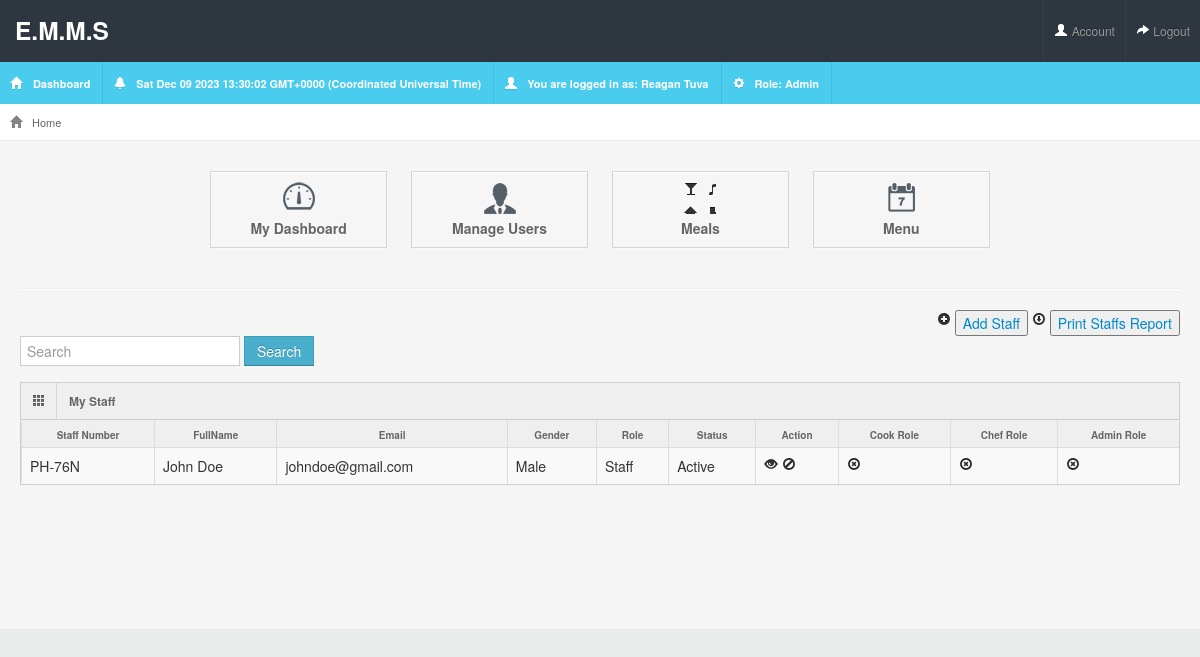
/staffs/ (signed in), run on the app's committed database.
### accounts/models.py (models this page shows, shortened)
class Account(AbstractBaseUser):
    first_name = models.CharField(max_length=50)
    last_name = models.CharField(max_length=50)
    username = models.CharField(max_length=50, unique=True)
    staff_number = models.CharField(max_length=50, unique=True)
    email = models.EmailField(max_length=100, unique=True)
    phone_number = models.CharField(max_length=50, unique=True)
    date_joined = models.DateTimeField(auto_now_add=True)
    last_login = models.DateTimeField(auto_now_add=True)
    is_active = models.BooleanField(default=True)
    is_staff = models.BooleanField(default=True)
    is_cook = models.BooleanField(default=False)
    is_chef = models.BooleanField(default=False)
    is_admin = models.BooleanField(default=False)
    is_superadmin = models.BooleanField(default=False)
    USERNAME_FIELD = 'staff_number'
    REQUIRED_FIELDS = ['username', 'email', 'first_name', 'last_name', 'phone_number']
    objects = MyAccountManager()
    class Meta:
        ordering = ['-id']

class UserProfile(models.Model):
    user = models.OneToOneField(Account, on_delete=models.CASCADE)
    first_name = models.CharField(max_length=200, null=True, blank=True)
    last_name = models.CharField(max_length=200, null=True, blank=True)
    email = models.EmailField(max_length=500, null=True, blank=True)
    username = models.CharField(max_length=200, null=True, blank=True)
    staff_number = models.CharField(max_length=200, null=True, blank=True)
    phone_number = models.CharField(max_length=200, null=True, blank=True)
    gender = models.CharField(blank=True, max_length=20)
    profile_picture = models.ImageField(blank=True, upload_to='userprofile', default="userprofile/default.png")
    city = models.CharField(blank=True, max_length=20)
    country = models.CharField(blank=True, max_length=20)
    id = models.UUIDField(default=uuid.uuid4, unique=True, primary_key=True, editable=False)

### accounts/views.py (the view)
# urls.py: path('staffs/', views.staffs, name="staffs"),
@login_required(login_url= 'login')
def staffs(request):
    user = request.user
    if  user.is_admin == True:
        staff, search_query = searchStaff(request)
        custom_range, staff = paginateStaff(request, staff, 10)
        context = {
            'staff':staff,
            'search_query': search_query,
            'custom_range': custom_range
        }
        return render(request, 'accounts/staffs.html', context)
    else:
        messages.error(request, "Access Route Denied!")
        return redirect('dashboard')

### accounts/utils.py (called while the page is built)
def paginateStaff(request, staff, results):
    page = request.GET.get('page')
    paginator = Paginator(staff, results)
    try:
        staff = paginator.page(page)
    except PageNotAnInteger:
        page = 1
        staff = paginator.page(page)
    except EmptyPage:
        page = paginator.num_pages
        staff = paginator.page(page)
    leftIndex = (int(page) - 4)
    if leftIndex < 1:
        leftIndex = 1
    rightIndex = (int(page) + 5)
    if rightIndex > paginator.num_pages:
        rightIndex = paginator.num_pages + 1
    custom_range = range(leftIndex, rightIndex)
    return custom_range, staff

def searchStaff(request):
    search_query = ''
    if request.GET.get('search_query'):
        search_query = request.GET.get('search_query')
    staff = Account.objects.distinct().filter(
        Q(staff_number__icontains=search_query) |
        Q(first_name__icontains=search_query) |
        Q(email__icontains=search_query) |
        Q(phone_number__icontains=search_query)
    ).exclude(is_superadmin=True)
    return staff, search_query

### accounts/templates/accounts/staffs.html (shortened to what this page needs)
{% extends 'main.html' %}
{% load static %}
{%block content%}
<div class="text-right">
  <h1 class="icon-plus-sign"></h1>
 <button><a href="{% url 'add-staff' %}">Add Staff</a></button>
 <h1 class="icon-download"></h1>
 <button><a href="{% url 'staff-report' %}">Print Staffs Report</a></button>
</div>
<form action="{% url 'staffs' %}" class="form-inline" method="get">
  <input class="form-control mr-sm-6" type="text" value="{{search_query}}" name="search_query"  placeholder="Search" aria-label="Search" required>
  <button class="btn btn-info" type="submit">Search</button>
</form>
<div class="row-fluid">
    <div class="span12">
      <div class="widget-box">
        <div class="widget-title">
           <span class="icon"><i class="icon-th"></i></span>
          <h5>My Staff</h5>
        </div>
        <div class="widget-content nopadding">
          <table class="table table-bordered data-table">
            <thead>
              <tr>
                <th>Staff Number</th>
                <th>FullName</th>
                <th>Email</th>
                <th>Gender</th>
                <th>Role</th>
                <th>Status</th>
                <th>Action</th>
                <th>Cook Role</th>
                <th>Chef Role</th>
                <th>Admin Role</th>
              </tr>
            </thead>
            <tbody>
              {% for staff in staff %}
           <tr {% if staff.is_active == False %} style="color: red;" {% endif %}>
              <td> {{staff.staff_number}} </td>
              <td> {{staff.first_name}} {{staff.last_name}}</td>
              <td> {{staff.email}} </td>
              <td> {{staff.userprofile.gender}} </td>
              {% if staff.is_admin %}
              <td>Admin</td>
              {% elif staff.is_chef %}
              <td>Chef</td>
              {% elif staff.is_cook %}
              <td>Cook</td>
              {% else %}
              <td>Staff</td>
              {% endif %}
              {% if staff.is_active %}
              <td>Active</td>
              {% else %}
              <td>Suspended</td>
              {% endif %}
              <td>
              {% if staff.is_active %}
              <a class="tip-top" data-original-title="View Staff" href="{% url 'staff-account' staff.userprofile.id %}"> <i class="icon-eye-open"></i></a>
              <a class="tip-top" data-original-title="Deactivate Staff"  href="{% url 'deactivate-staff' staff.id %}"> <i class="icon-ban-circle"></i></a>
              {% else %}
              <a class="tip-top" data-original-title="Activate Staff" href="{% url 'activate-staff' staff.id %}"> <i class="icon-check"></i></a>
              {% endif %}
              </td>
              {% if staff.is_active%}
              <td>
                {% if staff.is_cook %}
                <a class="tip-top" data-original-title="remove Role" href="{% url 'remove-cook' staff.id %}"> <i class="icon-check"></i></a>
                {% else %}
                <a class="tip-top" data-original-title="Add Role" href="{% url 'make-cook' staff.id %}"> <i class="icon-remove-circle"></i></a>
                {% endif %}
              </td>
              <td>
                {% if staff.is_chef %}
                <a class="tip-top" data-original-title="remove Role" href="{% url 'remove-chef' staff.id %}"> <i class="icon-check"></i></a>
                {% else %}
                <a class="tip-top" data-original-title="Add Role" href="{% url 'make-chef' staff.id %}"> <i class="icon-remove-circle"></i></a>
                {% endif %}
              </td>
              <td>
                {% if staff.is_admin %}
                <a class="tip-top" data-original-title="remove Role" href="{% url 'remove-admin' staff.id %}"> <i class="icon-check"></i></a>
                {% else %}
                <a class="tip-top" data-original-title="Add Role" href="{% url 'make-admin' staff.id %}"> <i class="icon-remove-circle"></i></a>
                {% endif %}
              </td>
            </tr>
            {% else %}
            <td></td>
            <td></td>
            <td></td>
            {% endif %}
            {% endfor %}
            </tbody>
          </table>
        </div>
        </div>
  </div>
</div>
{%endblock%}

### templates/main.html (shortened to what this page needs)
<!DOCTYPE html>
{% load static %}
<html lang="en">
<head>
<link rel="stylesheet" href="{% static 'assets/css/bootstrap.min.css' %}" />
<link rel="stylesheet" href="{% static 'assets/css/bootstrap-responsive.min.css' %}" />
<link rel="stylesheet" href="{% static 'assets/css/fullcalendar.css' %}" />
<link rel="stylesheet" href="{% static 'assets/css/maruti-style.css' %}" />
<link rel="stylesheet" href="{% static 'assets/css/maruti-media.css' %}" class="skin-color" />
</head>
<body onload=display_ct();>
<div id="header">
    <h3><a href="{% url 'dashboard' %}">E.M.M.S</a></h3>
  </div>
  <div id="user-nav" class="navbar navbar-inverse">
    <ul class="nav">
      <li class="" ><a title="" href="{% url 'my-account' %}"><i class="icon icon-user"></i> <span class="text">Account</span></a></li>
      <li class=""><a title="" href="{% url 'logout' %}"><i class="icon icon-share-alt"></i> <span class="text">Logout</span></a></li>
    </ul>
  </div>
  <div id="sidebar"><a href="{% url 'dashboard' %}" class="visible-phone"> Dashboard</a><ul>
      <li class="active"><a href="{% url 'dashboard' %}"><i class="icon icon-home"></i> <span>Dashboard</span></a> </li>
      <li class="active"><a href=""><i class="icon icon-bell"></i> <span id='ct'></span></a> </li>
      <li class="active"><a href=""><i class="icon icon-user"></i> <span>You are logged in as: {{request.user.first_name}} {{request.user.last_name}}</span></a> </li>
      <li class="active"><a href=""><i class="icon icon-cog"></i> <span>Role: {% if request.user.is_admin %} Admin{% elif request.user.is_chef %} Chef{% elif request.user.is_cook %} Cook{% else %} Staff{% endif %}</span></a> </li>
    </ul>
  </div>
  <div id="content">
    <div id="content-header">
      <div id="breadcrumb"> <a href="{% url 'dashboard' %}" title="Go to Home" class="tip-bottom"><i class="icon-home"></i> Home</a></div>
    </div>
    <div class="container-fluid">
  {% include 'includes/navbar.html' %}
  {% block content%}{% endblock %}
    </div>
</div>
</body>
</html>

### static/assets/css/maruti-style.css (style rules this page uses)
* { outline:none !important; -moz-outline: none !important; }
body { overflow-x: hidden; margin-top: -10px; }
select, textarea, input[type="text"], input[type="password"], input[type="datetime"], input[type="datetime-local"], input[type="date"], input[type="month"], input[type="time"], input[type="week"], input[type="number"], input[type="email"], input[type="url"], input[type="search"], input[type="tel"], input[type="color"], .uneditable-input, .label, .dropdown-menu, .btn, .well, .progress, .table-bordered, .btn-group > .btn:first-child, .btn-group > .btn:last-child, .btn-group > .btn:last-child, .btn-group > .dropdown-toggle, .alert { border-radius:0px; }
.btn, textarea, input[type="text"], input[type="password"], input[type="datetime"], input[type="datetime-local"], input[type="date"], input[type="month"], input[type="time"], input[type="week"], input[type="number"], input[type="email"], input[type="url"], input[type="search"], input[type="tel"], input[type="color"], .uneditable-input { box-shadow:none; }
.progress, .progress-success .bar, .progress .bar-success, .progress-warning .bar, .progress .bar-warning, .progress-danger .bar, .progress .bar-danger, .progress-info .bar, .progress .bar-info, .btn, .btn-primary { background-image:none; }
#header { height: 62px; position: relative; width: 100%; z-index: -7; }
#header h3 a { display: block; color: #ffffff; padding-top: 10px; padding-left: 15px; }
#sidebar { width:100%; background:#49cced; position:absolute; clear:both; top:62px; }
#sidebar > ul { margin:0px; padding:0px; width:100%; display:block; z-index:999; }
#sidebar > ul > li { list-style-type:none; float:left; display:block; margin:0px; border-right:1px solid #41bedd; position:relative; padding:10px; cursor:pointer }
#sidebar > ul > li a { padding:12px 0; }
#sidebar > ul li span { cursor:pointer; margin:0px 2px 0 5px; font-weight:bold; color:#fff; font-size:11px; }
#sidebar > ul li a i { background-image: url("../img/glyphicons-halflings-white.png"); margin-top:4px; vertical-align: top; }
#user-nav { position: absolute; right:0px; top: 0px; z-index:11; margin: 0; }
#user-nav > ul { margin: 0; padding: 0; list-style: none; }
#user-nav > ul > li { float: left; list-style-type: none; margin: 0; position: relative; padding:6px 0; background:#2e363f; border-left:1px solid #363e48; }
#user-nav > ul > li > a { padding: 15px 10px; display: block; font-size: 12px; }
#user-nav > ul > li > a > i, #sidebar li a i { vertical-align: top; background-image: url('../img/glyphicons-halflings-white.png'); margin-top: 2px; }
#content { background:url(../images/backgrounds/bodyBg.png) repeat #fff; margin-left:0px; margin-right: 0; margin-top:80px; padding-bottom: 25px; position: relative; min-height: 500px; width: auto; }
#content-header { position: abslute; width: 100%; margin-top: -38px; z-index: 20; }
#breadcrumb { background-color: #fff; border-bottom: 1px solid #e3ebed; }
#breadcrumb a { padding: 8px 20px 8px 10px; display: inline-block; background-image: url('../img/breadcrumb.png'); background-position: center right; background-repeat: no-repeat; font-size: 11px; color: #666666; }
#breadcrumb a:last-child { background-image:none; }
#breadcrumb a i { margin-right: 5px; opacity: .6; }
.widget-box { background: none repeat scroll 0 0 #F9F9F9; border-top: 1px solid #CDCDCD; border-left: 1px solid #CDCDCD; border-right: 1px solid #CDCDCD; clear: both; margin-top: 16px; margin-bottom: 16px; position: relative; }
.widget-title, .modal-header, .table th, div.dataTables_wrapper .ui-widget-header { background-color: #efefef; border-bottom: 1px solid #CDCDCD; height: 36px; }
.widget-title span.icon { border-right: 1px solid #cdcdcd; padding: 9px 10px 7px 11px; float: left; opacity: .7; }
.widget-title h5 { color: #666666; text-shadow: 0 1px 0 #ffffff; float: left; font-size: 12px; font-weight: bold; padding: 12px; line-height: 12px; margin: 0; }
.widget-content { padding: 12px 15px; border-bottom: 1px solid #cdcdcd; }
.table th { height: auto; font-size: 10px; padding: 5px 10px 2px; border-bottom: 0; text-align: center; color: #666666; }
.nopadding { padding: 0 !important; }
.nopadding .table { margin-bottom: 0; }
.nopadding .table-bordered { border: 0; }
form { margin-bottom: 0; }

### static/assets/css/maruti-media.css (style rules this page uses)
body { background:#eaecec; }
#header { background-color: #2e363f; margin-top:10px; }

### data on the page
Account: user.first_name "Reagan", user.last_name "Tuva"
Account: staff_number "PH-76N", first_name "John", last_name "Doe", email "johndoe@gmail.com", userprofile.gender "Male", is_admin "Staff", is_active "Active"
